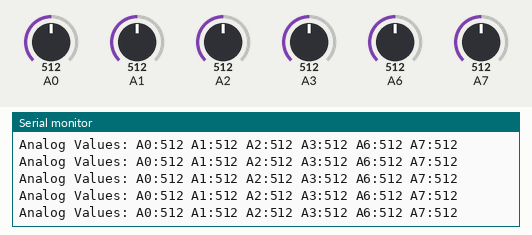
Recording of a sketch running on a simulated Arduino Uno, built with avr-gcc and run on an emulated ATmega328P. On the bench: the last lines printed to the serial monitor. The inputs (shaded band) are chosen by the test bench; at power-on: A6 = 512, A0 = 512, A1 = 512, A2 = 512, A3 = 512, A7 = 512.

Above: at 7.2 s.
7.3 s: A6 set to 105
At 7.33 s:
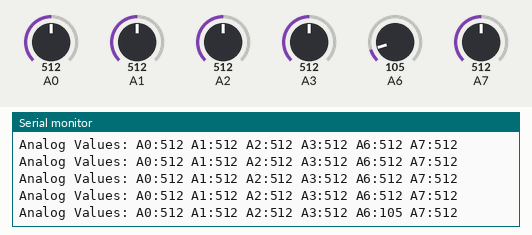
8.8 s: A6 set to 94
At 8.81 s:
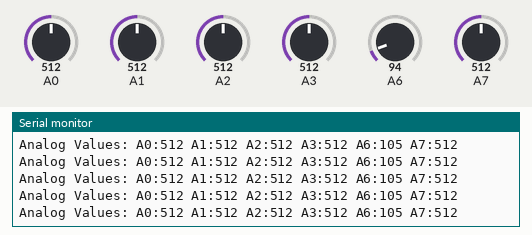

The sketch:

D-multipleAnalog.ino
```cpp
/*****************************************************************************************
 *    RG 101 - Analog Input     .--.
 *     Multiple Analog In      |.__.|
 *        Serial Out           ||||||
 *                            /      \
 *                            `._\/_.'
 *
 *
 *  This code will read an analog input and print out the data to the serial port
 *
 *  The following devices can be interchanged, the list is just a guideline for the example
 *  Analog 0 - RobotGeek Knob
 *  Analog 1 - RobotGeek Slider
 *  Analog 2 - RobotGeek Light Sensor
 *  Analog 3 - RobotGeek Voltage Divider with Force Sensing Resistor
 *  Analog 6 - RobotGeek Joystick Vertical
 *  Analog 7 - RobotGeek Joystick Horizontal
 *
 * For a more in depth explanation of wiring,  this code and more information on using
 * Digital outputs and Arduino check out our Digital Output Tutorial
 * http://learn.robotgeek.com/robotgeek-101-1/231-analog-input-primer.html
 *
 * Important Functions
 *  analogRead()
 *  Serial.begin()
 *  Serial.print()
 *  Serial.println()
 *****************************************************************************************/

const int ANALOG_PINS[] = {0,1,2,3,6,7};   //pin numbers for the analog input - this is 'const' since it will not change during code, and saves Arduino memory

int analogValues[6];           //holds the current analogValue

//setup runs once when the Geekduino/Arduino is turned on
void setup()
{
  //analog pins do not beed to be excplicitly set via pinMode. You can set them as an INPUT, but this is not needed.

  Serial.begin(9600);          //start the serial port at a baud rate of 9600 bits per second
  Serial.println("Serial Test: Print Analog Sensor");   //write a line to the serial port

} //setup() is done, go to loop()

//loop runs forever once setup is complete
void loop()
{

  Serial.print("Analog Values:");     //print fixed text to the serial port
  for(int i = 0; i < 6; i++)
  {
    analogValues[i] = analogRead(ANALOG_PINS[i]);  //store the analog value into a variable
    delay(2); //short delay so the ADC can 'settle in'

    Serial.print(" A");     //print fixed text to the serial port
    Serial.print(ANALOG_PINS[i]);     //print fixed text to the serial port
    Serial.print(":");     //print fixed text to the serial port
   Serial.print(analogValues[i] );           //print a variable to the serial port
  }

   Serial.println("");           //print a variable to the serial port
  delay(100);                           //short delay so that the serial port doesn't go to fast.

}//go back to the first line in loop()
```

Measured:
- after the input at 7.3 s, the serial monitor: prints a new line at once (image 1)
